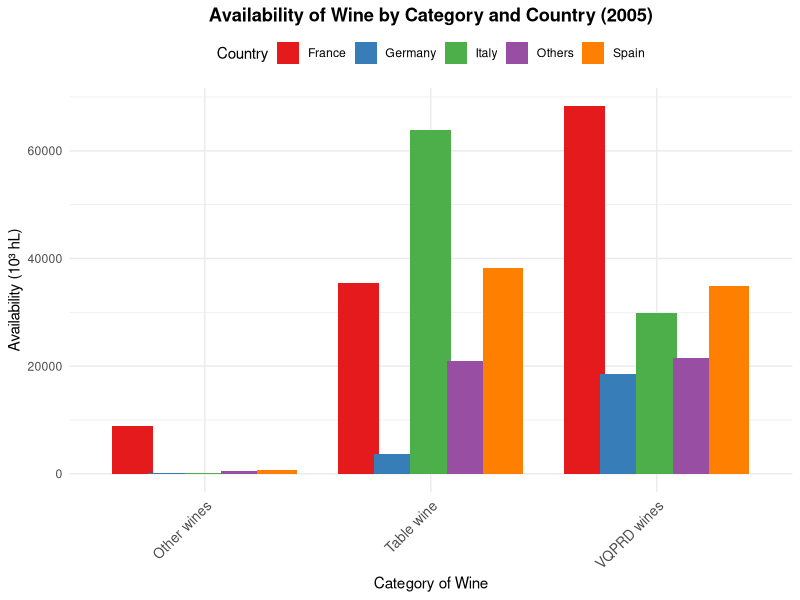

Write R code to recreate this figure.
library(ggplot2)
library(readxl)

wine_data <- read_excel("wine_prod_EU.xlsx")

wine_filtered <- subset(
  wine_data,
  !is.na(Category) & 
    `Product Group` != "Non-Vinified" & 
    Year == 2005
)

wine_filtered$Country_Group <- ifelse(
  wine_filtered$`Member State` %in% c("France", "Italy", "Spain", "Germany"),
  wine_filtered$`Member State`,
  "Others"
)

if (nrow(wine_filtered) == 0) {
  stop("Nenhum dado disponível após a filtragem. Verifique os critérios.")
}

ggplot(wine_filtered, aes(x = Category, y = Availability, fill = Country_Group)) +
  geom_bar(stat = "summary", fun = sum, position = position_dodge(width = 0.8)) +
  labs(
    title = "Availability of Wine by Category and Country (2005)",
    x = "Category of Wine",
    y = "Availability (10³ hL)",
    fill = "Country"
  ) +	
  theme_minimal() +
  theme(
    axis.text.x = element_text(angle = 45, hjust = 1, size = 10),
    legend.position = "top",
    plot.title = element_text(hjust = 0.5, face = "bold")
  ) +
  scale_fill_brewer(palette = "Set1")
